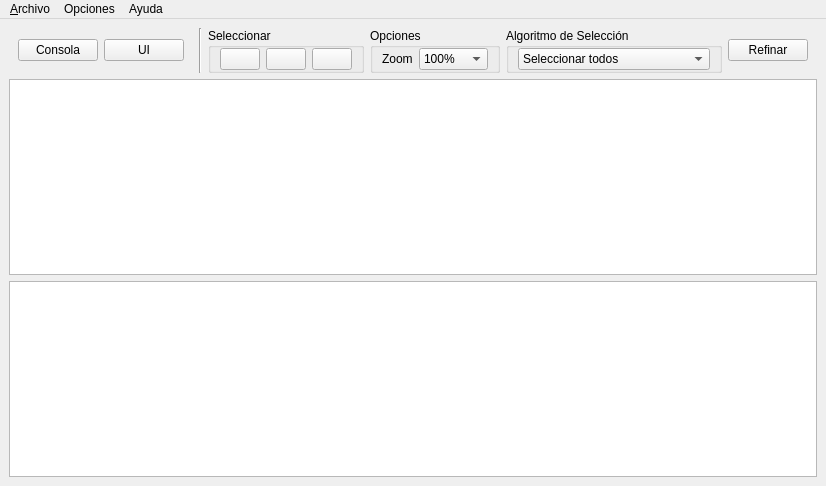
<?xml version="1.0" encoding="UTF-8"?>
<ui version="4.0">
 <class>mainwindowClass</class>
 <widget class="QMainWindow" name="mainwindowClass">
  <property name="geometry">
   <rect>
    <x>0</x>
    <y>0</y>
    <width>778</width>
    <height>486</height>
   </rect>
  </property>
  <property name="windowTitle">
   <string>WinLepp</string>
  </property>
  <property name="windowIcon">
   <iconset>
    <normalon>:/main_icon/logo.png</normalon>
   </iconset>
  </property>
  <widget class="QWidget" name="centralwidget">
   <layout class="QVBoxLayout" name="verticalLayout_5">
    <item>
     <widget class="QWidget" name="mainPanel" native="true">
      <layout class="QHBoxLayout" name="horizontalLayout">
       <property name="leftMargin">
        <number>0</number>
       </property>
       <property name="topMargin">
        <number>0</number>
       </property>
       <property name="rightMargin">
        <number>9</number>
       </property>
       <property name="bottomMargin">
        <number>0</number>
       </property>
       <item>
        <widget class="QWidget" name="modePanel" native="true">
         <layout class="QHBoxLayout" name="horizontalLayout_2">
          <property name="leftMargin">
           <number>9</number>
          </property>
          <property name="topMargin">
           <number>0</number>
          </property>
          <property name="rightMargin">
           <number>9</number>
          </property>
          <property name="bottomMargin">
           <number>0</number>
          </property>
          <item>
           <widget class="QPushButton" name="consoleButton">
            <property name="toolTip">
             <string>Inicia la UI en modo consola (menos recursos)</string>
            </property>
            <property name="text">
             <string>Consola</string>
            </property>
            <property name="icon">
             <iconset resource="../../resources/resources.qrc">
              <normaloff>:/mode/console.png</normaloff>:/mode/console.png</iconset>
            </property>
            <property name="iconSize">
             <size>
              <width>32</width>
              <height>32</height>
             </size>
            </property>
            <property name="flat">
             <bool>false</bool>
            </property>
           </widget>
          </item>
          <item>
           <widget class="QPushButton" name="uiButton">
            <property name="toolTip">
             <string>Inicia la UI y dibuja los triangulos en pantalla (más recursos)</string>
            </property>
            <property name="text">
             <string>UI</string>
            </property>
            <property name="icon">
             <iconset resource="../../resources/resources.qrc">
              <normaloff>:/mode/meshscene.png</normaloff>:/mode/meshscene.png</iconset>
            </property>
            <property name="iconSize">
             <size>
              <width>32</width>
              <height>32</height>
             </size>
            </property>
           </widget>
          </item>
         </layout>
        </widget>
       </item>
       <item>
        <widget class="Line" name="line">
         <property name="orientation">
          <enum>Qt::Vertical</enum>
         </property>
        </widget>
       </item>
       <item>
        <widget class="QWidget" name="uiPanel" native="true">
         <layout class="QHBoxLayout" name="horizontalLayout_3">
          <property name="margin">
           <number>0</number>
          </property>
          <item>
           <widget class="QGroupBox" name="groupBox">
            <property name="title">
             <string>Seleccionar</string>
            </property>
            <layout class="QHBoxLayout" name="horizontalLayout_5">
             <property name="leftMargin">
              <number>9</number>
             </property>
             <property name="topMargin">
              <number>0</number>
             </property>
             <property name="rightMargin">
              <number>9</number>
             </property>
             <property name="bottomMargin">
              <number>0</number>
             </property>
             <item>
              <widget class="QPushButton" name="clearSelectionButton">
               <property name="toolTip">
                <string>Limpiar Selección</string>
               </property>
               <property name="text">
                <string/>
               </property>
               <property name="icon">
                <iconset resource="../../resources/resources.qrc">
                 <normaloff>:/selection/select_none.png</normaloff>:/selection/select_none.png</iconset>
               </property>
              </widget>
             </item>
             <item>
              <widget class="QPushButton" name="selectAllButton">
               <property name="toolTip">
                <string>Seleccionar Todos</string>
               </property>
               <property name="text">
                <string/>
               </property>
               <property name="icon">
                <iconset resource="../../resources/resources.qrc">
                 <normaloff>:/selection/select_all.png</normaloff>:/selection/select_all.png</iconset>
               </property>
              </widget>
             </item>
             <item>
              <widget class="QPushButton" name="selectAngleButton">
               <property name="toolTip">
                <string>Slección basada en ángulos</string>
               </property>
               <property name="text">
                <string/>
               </property>
               <property name="icon">
                <iconset resource="../../resources/resources.qrc">
                 <normaloff>:/selection/select_angle.png</normaloff>:/selection/select_angle.png</iconset>
               </property>
              </widget>
             </item>
            </layout>
           </widget>
          </item>
          <item>
           <widget class="QGroupBox" name="groupBox_2">
            <property name="title">
             <string>Opciones</string>
            </property>
            <layout class="QHBoxLayout" name="horizontalLayout_6">
             <property name="leftMargin">
              <number>9</number>
             </property>
             <property name="topMargin">
              <number>0</number>
             </property>
             <property name="rightMargin">
              <number>9</number>
             </property>
             <property name="bottomMargin">
              <number>0</number>
             </property>
             <item>
              <widget class="QLabel" name="label">
               <property name="text">
                <string>Zoom</string>
               </property>
              </widget>
             </item>
             <item>
              <widget class="QComboBox" name="sceneScaleCombo">
               <property name="currentIndex">
                <number>3</number>
               </property>
               <item>
                <property name="text">
                 <string>10%</string>
                </property>
               </item>
               <item>
                <property name="text">
                 <string>25%</string>
                </property>
               </item>
               <item>
                <property name="text">
                 <string>50%</string>
                </property>
               </item>
               <item>
                <property name="text">
                 <string>100%</string>
                </property>
               </item>
               <item>
                <property name="text">
                 <string>200%</string>
                </property>
               </item>
               <item>
                <property name="text">
                 <string>400%</string>
                </property>
               </item>
               <item>
                <property name="text">
                 <string>1000%</string>
                </property>
               </item>
              </widget>
             </item>
            </layout>
           </widget>
          </item>
         </layout>
        </widget>
       </item>
       <item>
        <widget class="QWidget" name="consolePanel" native="true">
         <layout class="QHBoxLayout" name="horizontalLayout_4">
          <property name="margin">
           <number>0</number>
          </property>
          <item>
           <widget class="QGroupBox" name="groupBox_3">
            <property name="title">
             <string>Algoritmo de Selección</string>
            </property>
            <layout class="QHBoxLayout" name="horizontalLayout_7">
             <property name="leftMargin">
              <number>9</number>
             </property>
             <property name="topMargin">
              <number>0</number>
             </property>
             <property name="bottomMargin">
              <number>0</number>
             </property>
             <item>
              <widget class="QComboBox" name="selectionCriterionComboBox">
               <item>
                <property name="text">
                 <string>Seleccionar todos</string>
                </property>
               </item>
               <item>
                <property name="text">
                 <string>Selección basada en ángulos</string>
                </property>
               </item>
               <item>
                <property name="text">
                 <string>Selección Aleatoria (50%)</string>
                </property>
               </item>
               <item>
                <property name="text">
                 <string>Selección Aleatoria (10%)</string>
                </property>
               </item>
               <item>
                <property name="text">
                 <string>Selección Aleatoria (5%)</string>
                </property>
               </item>
               <item>
                <property name="text">
                 <string>Selección Aleatoria (3%)</string>
                </property>
               </item>
               <item>
                <property name="text">
                 <string>Selección Aleatoria (1%)</string>
                </property>
               </item>
              </widget>
             </item>
            </layout>
           </widget>
          </item>
         </layout>
        </widget>
       </item>
       <item>
        <spacer name="horizontalSpacer">
         <property name="orientation">
          <enum>Qt::Horizontal</enum>
         </property>
         <property name="sizeHint" stdset="0">
          <size>
           <width>40</width>
           <height>20</height>
          </size>
         </property>
        </spacer>
       </item>
       <item>
        <widget class="QPushButton" name="refineButton">
         <property name="text">
          <string>Refinar</string>
         </property>
         <property name="icon">
          <iconset resource="../../resources/resources.qrc">
           <normaloff>:/main_icon/logo.png</normaloff>:/main_icon/logo.png</iconset>
         </property>
         <property name="iconSize">
          <size>
           <width>32</width>
           <height>32</height>
          </size>
         </property>
        </widget>
       </item>
      </layout>
     </widget>
    </item>
    <item>
     <widget class="QTextEdit" name="textEdit">
      <property name="readOnly">
       <bool>true</bool>
      </property>
     </widget>
    </item>
    <item>
     <widget class="QGraphicsView" name="graphicsView"/>
    </item>
   </layout>
  </widget>
  <widget class="QMenuBar" name="menubar">
   <property name="geometry">
    <rect>
     <x>0</x>
     <y>0</y>
     <width>778</width>
     <height>22</height>
    </rect>
   </property>
   <widget class="QMenu" name="menu_Archivo">
    <property name="title">
     <string>&amp;Archivo</string>
    </property>
    <addaction name="actionCargar_Mesh"/>
    <addaction name="actionGuardar_Malla"/>
    <addaction name="separator"/>
    <addaction name="action_Salir"/>
   </widget>
   <widget class="QMenu" name="menuAyuda">
    <property name="title">
     <string>Ayuda</string>
    </property>
    <addaction name="actionAcerca_de"/>
   </widget>
   <widget class="QMenu" name="menuOpciones">
    <property name="title">
     <string>Opciones</string>
    </property>
    <addaction name="actionConcurrencia"/>
   </widget>
   <addaction name="menu_Archivo"/>
   <addaction name="menuOpciones"/>
   <addaction name="menuAyuda"/>
  </widget>
  <action name="action_Salir">
   <property name="text">
    <string>&amp;Salir</string>
   </property>
  </action>
  <action name="actionCargar_Mesh">
   <property name="text">
    <string>Cargar Malla</string>
   </property>
  </action>
  <action name="actionGuardar_Malla">
   <property name="text">
    <string>Guardar Malla</string>
   </property>
  </action>
  <action name="actionAcerca_de">
   <property name="text">
    <string>Acerca de</string>
   </property>
  </action>
  <action name="actionCriterios_de_Selecci_n">
   <property name="text">
    <string>Criterios de Selección</string>
   </property>
  </action>
  <action name="actionConcurrencia">
   <property name="text">
    <string>Concurrencia</string>
   </property>
  </action>
 </widget>
 <resources>
  <include location="../../resources/resources.qrc"/>
 </resources>
 <connections>
  <connection>
   <sender>action_Salir</sender>
   <signal>triggered()</signal>
   <receiver>mainwindowClass</receiver>
   <slot>close()</slot>
   <hints>
    <hint type="sourcelabel">
     <x>-1</x>
     <y>-1</y>
    </hint>
    <hint type="destinationlabel">
     <x>299</x>
     <y>199</y>
    </hint>
   </hints>
  </connection>
 </connections>
</ui>
